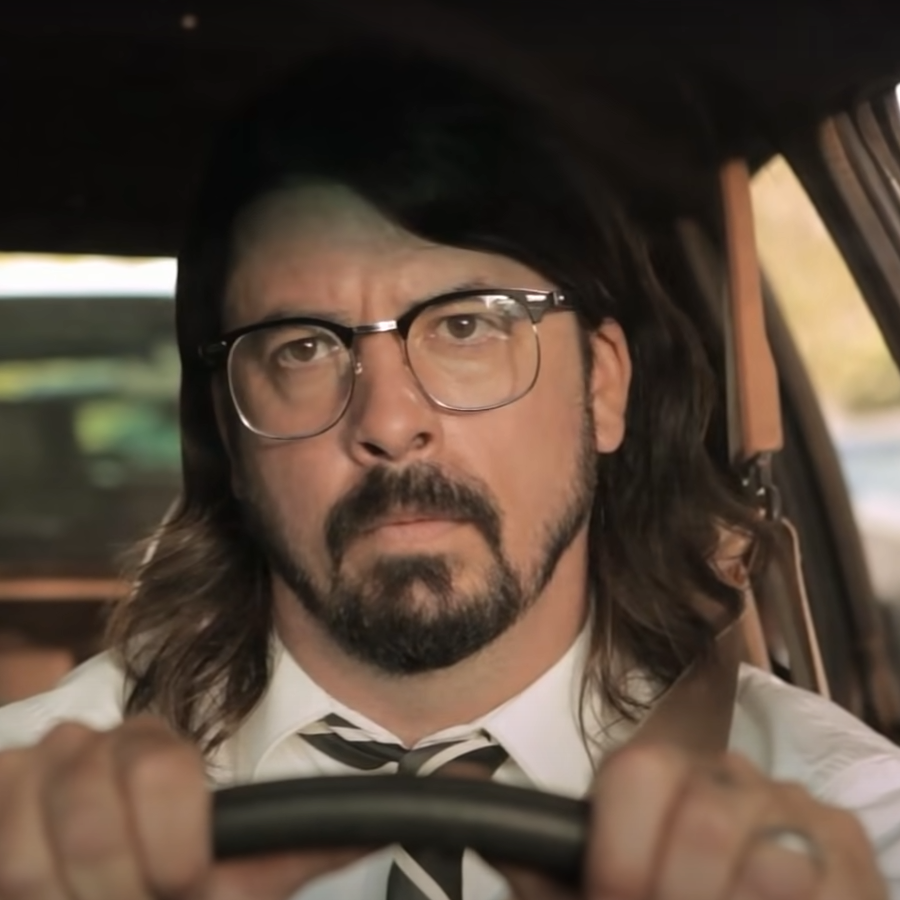
%> input picture 2022L_EDISP/Lab6/Grohl.png, 900 x 900 px
$ octave task1.m   (GNU Octave 9; MATLAB toolbox functions it lacks are replaced by stand-ins)
%> lines starting %> are read from the running program, lines starting %| are printed output that depends on the picture
path = 'Grohl.png'; % Real image path. Change if needed

img1 = ones(32, 16); % all white 32 x 16 px

% Show the image using imagesc:
figure;
imagesc(img1);
colorbar;
title('img1');
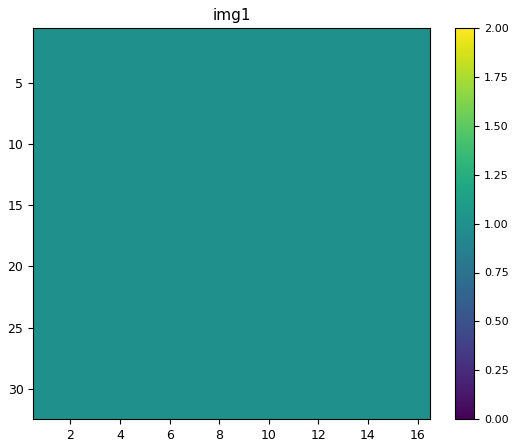
%> figure redrawn from the program's plot data

IMG1 = fft2(img1); % Compute 2d fft

% Show the fft2 of the image using imagesc, with use of fftshift:
figure;
%imagesc([-8 7], [-16 15], fftshift(abs(IMG1)));
imagesc(fftshift(abs(IMG1)));
colorbar;
title('FFT2 (with fftshift) of img1');
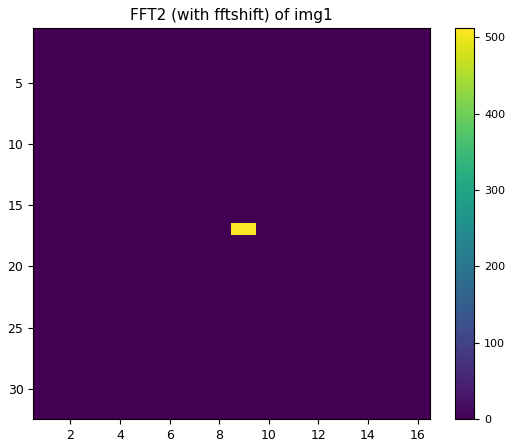
%> figure redrawn from the program's plot data


% Chequerboard generation: (per table n 7)
M = 64;
N = 32;
MS = 2;

sqr1 = ones(MS, MS);
sqr0 = zeros(MS, MS);

img_chequer = repmat([sqr1, sqr0; sqr0, sqr1], floor(M/2/MS), floor(N/2/MS));

% Horizontal lines
strip1 = ones(MS, N);
strip0 = zeros(MS, N);

img_lines = repmat([strip1; strip0], M/2/MS, 1);


% Show the chequer image using imagesc:
figure;
imagesc(img_chequer);
colorbar;
title('Chequerboard image');
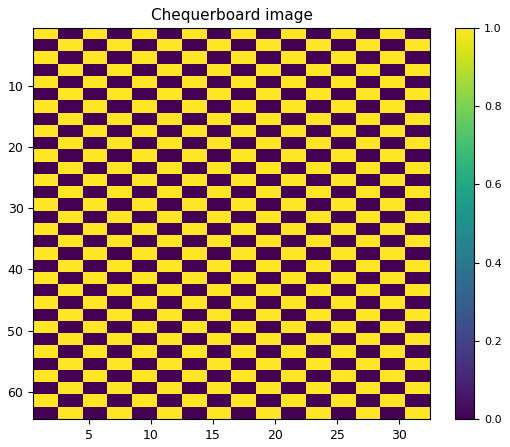
%> figure redrawn from the program's plot data

IMG_CHEQUER = fft2(img_chequer); % Compute 2d fft

% Show the fft2 of the image using imagesc, with use of fftshift:
figure;
imagesc(fftshift(abs(IMG_CHEQUER)));
colorbar;
title('FFT2 (with fftshift) of chequerboard img');
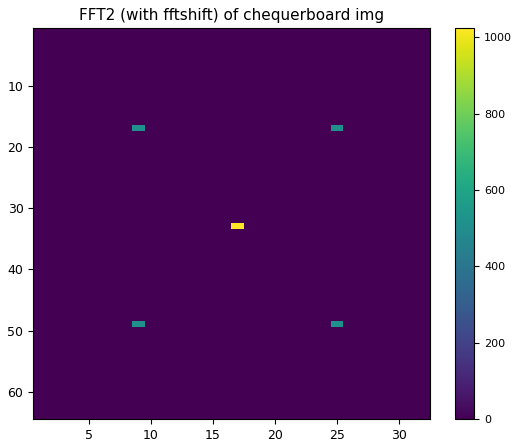
%> figure redrawn from the program's plot data

% Show the lines using imagesc:
figure;
imagesc(img_lines);
colorbar;
title('Lines image');
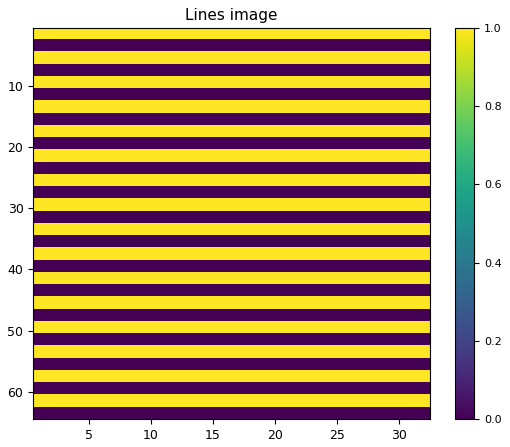
%> figure redrawn from the program's plot data

IMG_LINES = fft2(img_lines); % Compute 2d fft

% Show the fft2 of the image using imagesc, with use of fftshift:
figure;
imagesc(fftshift(abs(IMG_LINES)));
colorbar;
title('FFT2 (with fftshift) of lines img');


% Real image processing:
image_handle_RGB = imread(path);
%> image_handle_RGB is the input picture: size 900x900x3 uint8; mean R, G, B 87.2, 71.5, 58.9
image_handle_grey = rgb2gray(image_handle_RGB); % Convert to gray
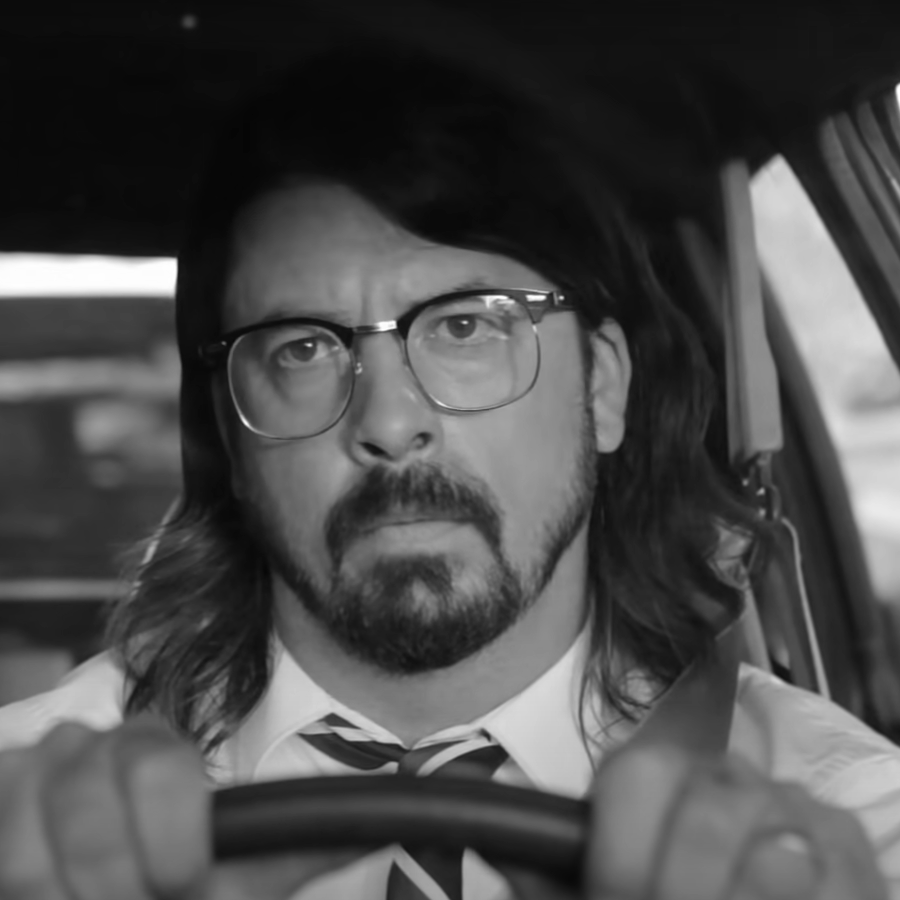
%> image_handle_grey: size 900x900 uint8; min 4, max 255, mean 74.7
image_handle = double(image_handle_grey); % convert from uint8 to double
% Show the real image using imagesc:
figure;
imagesc(image_handle);
colormap(gray);
colorbar;
title('Dave Grohl image greyscale');

REAL_IMAGE = fft2(image_handle);

% Show fft2 of the real image using imagesc, with use of fftshift:
img_size = size(image_handle);
%> img_size = [900 900]
figure;
imagesc(db(fftshift(abs(REAL_IMAGE)), 'power')); % Squared magnitude
%> (this line was passed over: db is not available in this run)
c = colorbar;
c.Label.String = 'dB'; % Change the name of to color bar to indicate dB
title('Dave Grohl greyscale image fft2 with fftshift');

$ run again, with 2022L_EDISP/Lab6/barrier.jpg saved as 2022L_EDISP/Lab6/Grohl.png
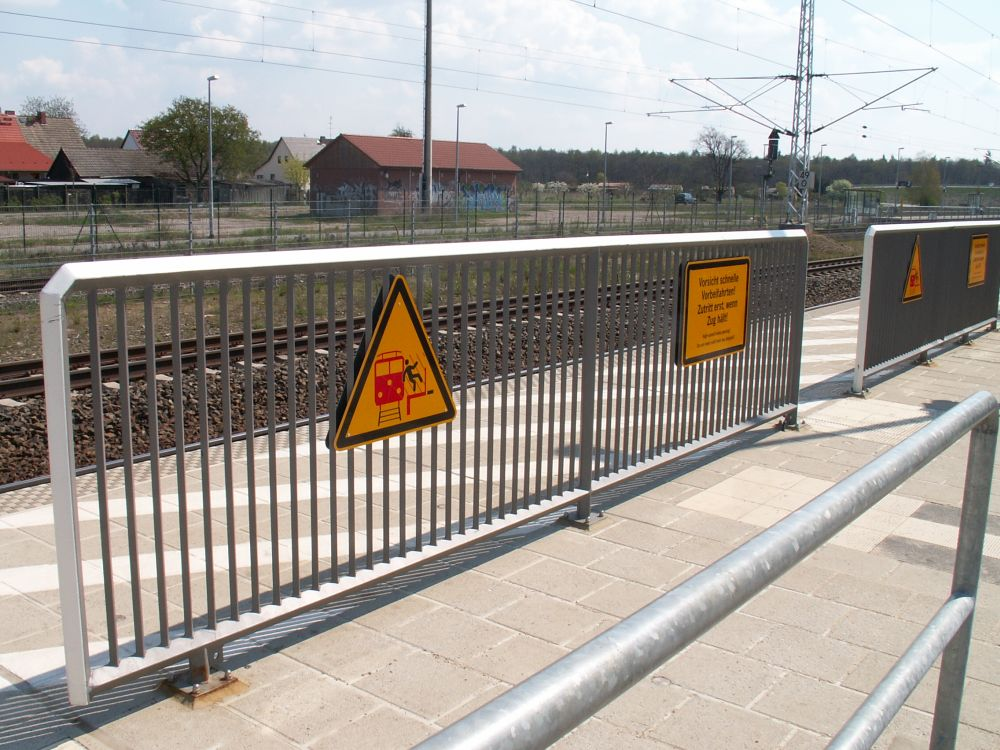
%> input picture 2022L_EDISP/Lab6/barrier.jpg, 1000 x 750 px
%> image_handle_RGB is the input picture: size 750x1000x3 uint8; mean R, G, B 162.3, 156.2, 149.8
%> `image_handle_grey = rgb2gray(image_handle_RGB);`:
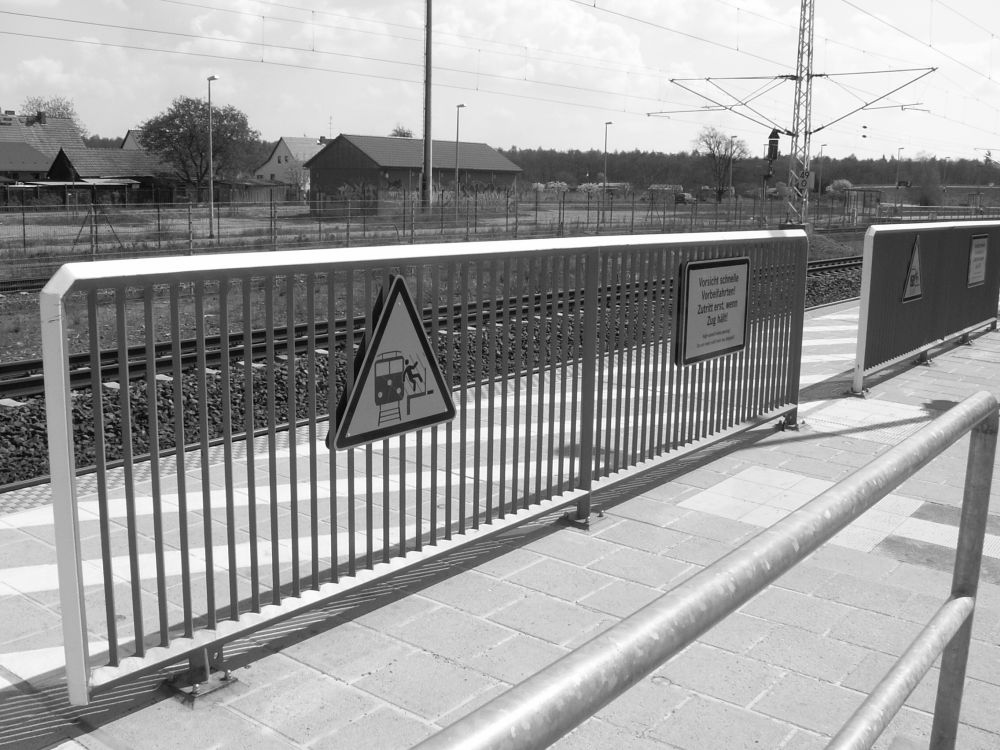
%> image_handle_grey: size 750x1000 uint8; min 1, max 255, mean 157.3

$ run again, with 2022L_EDISP/Lab6/flowers.jpg saved as 2022L_EDISP/Lab6/Grohl.png
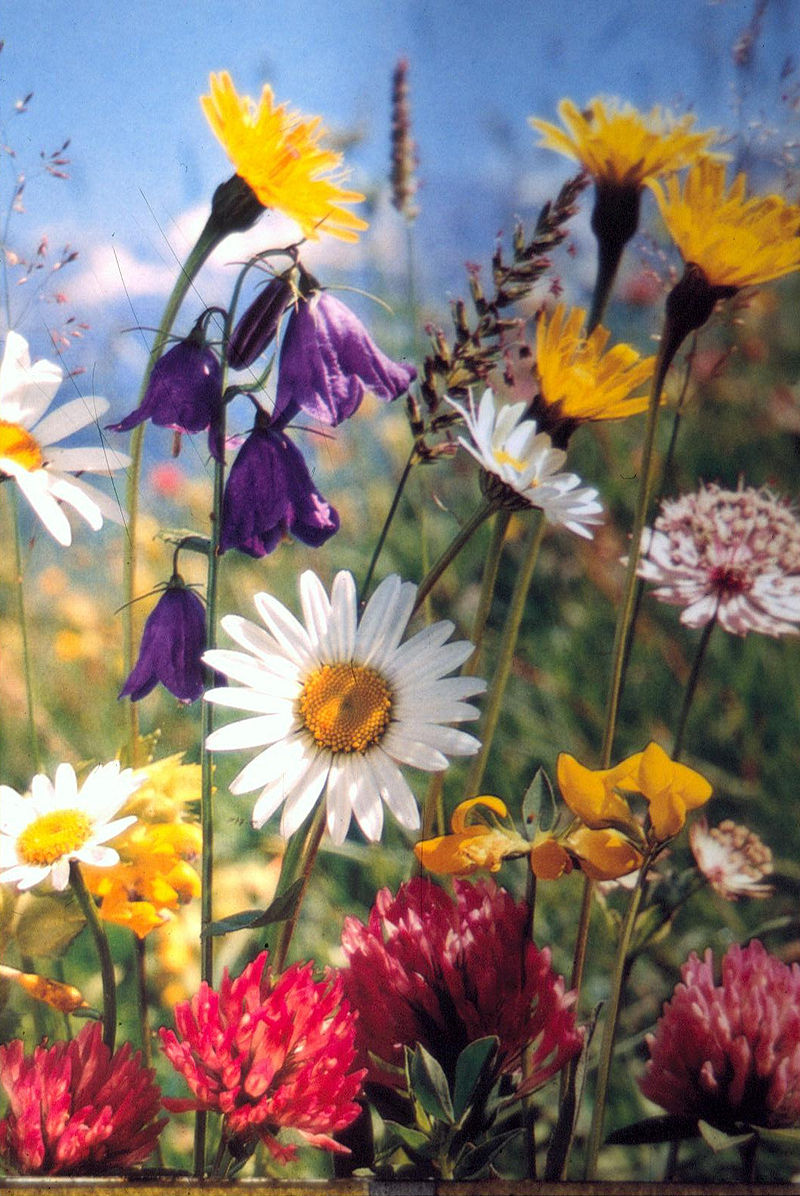
%> input picture 2022L_EDISP/Lab6/flowers.jpg, 800 x 1196 px
%> image_handle_RGB is the input picture: size 1196x800x3 uint8; mean R, G, B 133.1, 117.2, 109.4
%> `image_handle_grey = rgb2gray(image_handle_RGB);`:
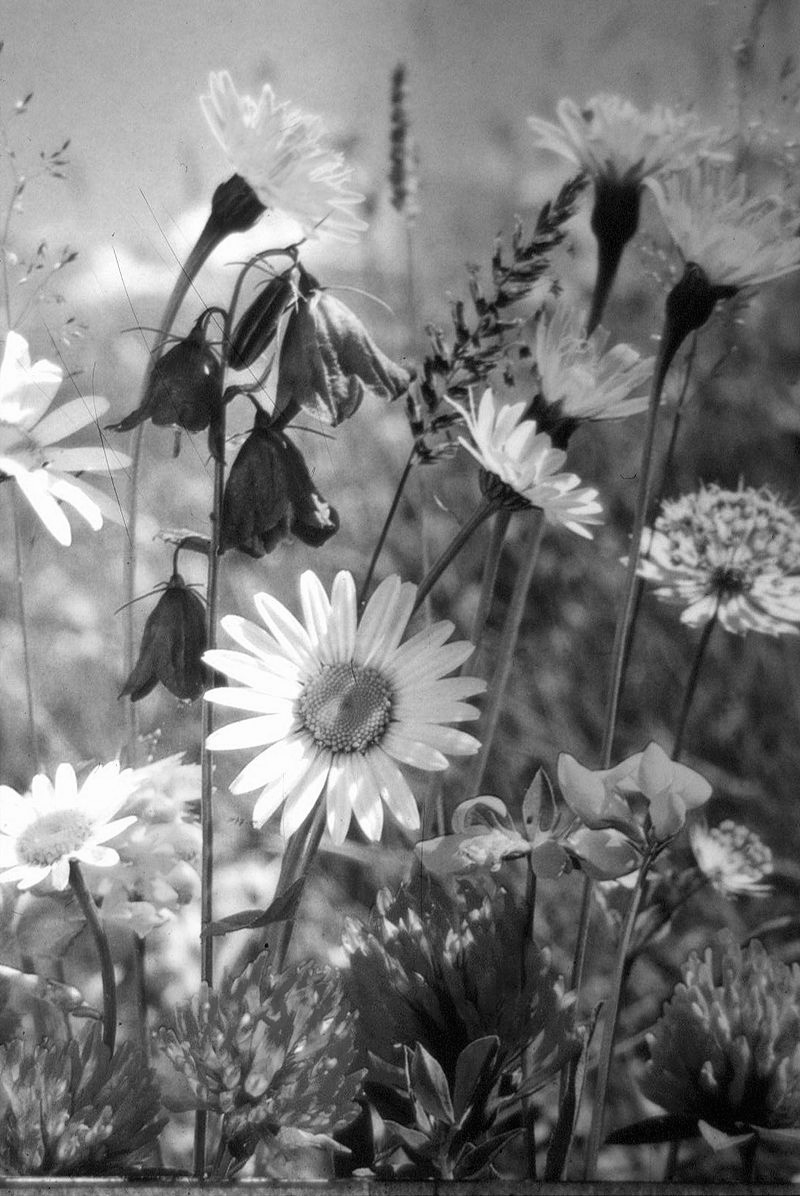
%> image_handle_grey: size 1196x800 uint8; min 0, max 255, mean 121
